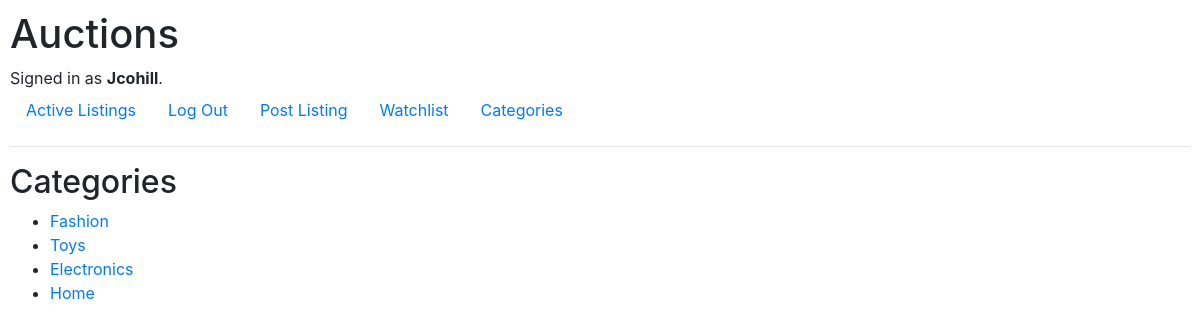
Page /category (signed in) on the committed database.
### auctions/models.py (models this page shows)
class User(AbstractUser):
    pass

class Categories(models.Model):
	name = models.CharField(max_length=64)
	def __str__(self):
		return f"{self.name}"

### auctions/views.py (the view)
# urls.py: path("category", views.category, name="category"),
def category(request):
    return render(request, "auctions/category.html",{
        "categories": Categories.objects.all()
        })

### auctions/templates/auctions/category.html
{% extends "auctions/layout.html" %}
{% block body %}
    <h2>Categories</h2>
    <ul>
    {%for category in categories%}
    	<li>
    		<a href="{% url 'category_results' category %}">{{category}}</a>
    	</li>
    {%endfor%}
	</ul>
{% endblock %}

### auctions/templates/auctions/layout.html (shortened to what this page needs)
{% load static %}
<!DOCTYPE html>
<html lang="en">
    <head>
        <link rel="stylesheet" href="https://stackpath.bootstrapcdn.com/bootstrap/4.4.1/css/bootstrap.min.css">
        <link href="{% static 'auctions/styles.css' %}" rel="stylesheet">
    </head>
    <body>
        <h1>Auctions</h1>
        <div>
            {% if user.is_authenticated %}
                Signed in as <strong>{{ user.username }}</strong>.
            {% else %}
                Not signed in.
            {% endif %}
        </div>
        <ul class="nav">
            <li class="nav-item">
                <a class="nav-link" href="{% url 'index' %}">Active Listings</a>
            </li>
            {% if user.is_authenticated %}
                <li class="nav-item">
                    <a class="nav-link" href="{% url 'logout' %}">Log Out</a>
                </li>
                <li class="nav-item">
                    <a class="nav-link" href="{% url 'create' %}">Post Listing</a>
                </li>
                <li class="nav-item">
                    <a class="nav-link" href="{% url 'watching' %}">Watchlist</a>
                </li>
            {% endif %}
            <li class="nav-item">
                    <a class="nav-link" href="{% url 'category' %}">Categories</a>
                </li>
        </ul>
        <hr>
        {% block body %}
        {% endblock %}
    </body>
</html>

### auctions/static/auctions/styles.css (style rules this page uses)
body { padding: 10px; }

### rows in the picture
User: username "Jcohill"
Categories: name "Fashion"
Categories: name "Toys"
Categories: name "Electronics"
Categories: name "Home"
